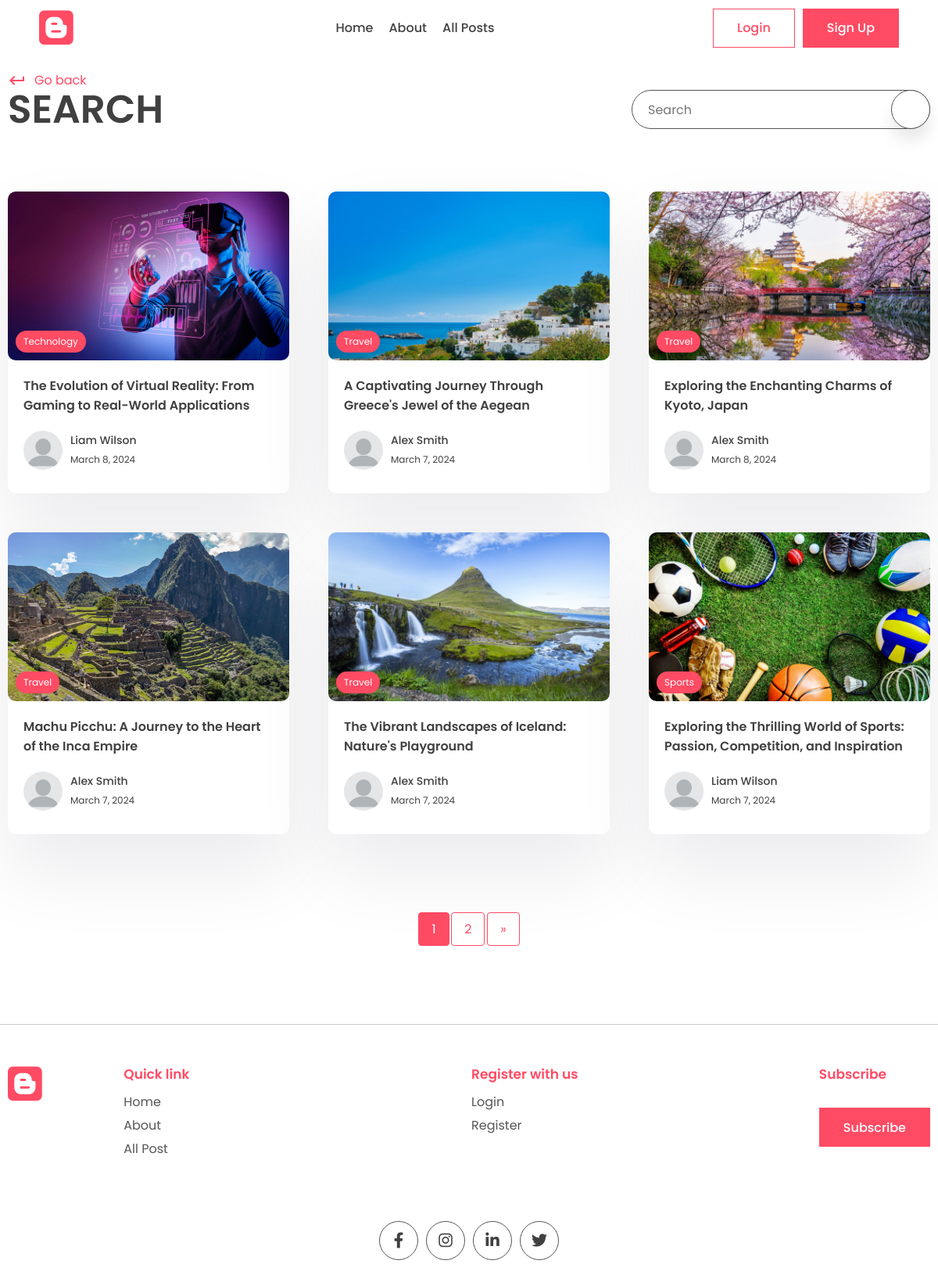
The app's page /search/ with its own data.
### posts/models.py (models this page shows, shortened)
class Post(models.Model):
    title = models.CharField(max_length=200)
    content = models.TextField()
    last_updated = models.DateTimeField(auto_now=True)
    slug = models.SlugField(max_length=200, unique=True)
    image = models.ImageField(null=True, blank=True, upload_to="images/")
    tags = models.ManyToManyField(Tag, blank=True, related_name='post')
    view_count = models.IntegerField(null=True, blank=True)
    is_featured = models.BooleanField(default=False)
    author = models.ForeignKey(User, on_delete=models.CASCADE, null=True, blank=True)
    bookmarks = models.ManyToManyField(User, related_name="bookmarks", default=None, blank=True)
    likes = models.ManyToManyField(User, related_name="likes", default=None, blank=True)

class Tag(models.Model):
    name = models.CharField(max_length=100)
    description = models.CharField(max_length=100)
    slug = models.SlugField(max_length=200, unique=True)

### accounts/models.py (models this page shows, shortened)
class Profile(models.Model):
    user = models.OneToOneField(User, on_delete=models.CASCADE)
    profile_image = models.ImageField(null=True, blank=True, upload_to="images/")
    slug = models.SlugField(max_length=200, unique=True)
    bio = models.CharField(null=True, blank=True, max_length=200)
    def full_name(self):
        return f'{self.user.first_name} {self.user.last_name}'

### blogapp/views.py (the view)
# urls.py: path('search/', views.search_posts, name='search'),
def search_posts(request):
    search_query = request.GET.get('q', '')
    post_list = Post.objects.filter(
            Q(title__icontains=search_query) |
            Q(content__icontains=search_query)
        )
    paginator = Paginator(post_list, 6)
    page = request.GET.get('page')
    try:
        posts = paginator.page(page)
    except PageNotAnInteger:
        posts = paginator.page(1)
    except EmptyPage:
        posts = paginator.page(paginator.num_pages)
    context = {
        'posts': posts,
        'search_query': search_query
    }
    return render(request, 'posts/search.html', context)

### posts/templates/posts/search.html (shortened to what this page needs)
{% extends "base.html" %}
{% load static %}
{% block content %}
    <main>
      <div class="container">
        <div class="page-top">
          <div class="top flex">
            <div class="page-name">
              <a href="#" class="learn" onclick="window.history.back()">
                <span class="material-icons"> keyboard_return </span> Go back
              </a>
              <h1>Search</h1>
            </div>
            <form class="search-bar s-active" method="GET">
              <input type="text" placeholder="Search" name="q" value="{{search_query}}"/>
              <button type="submit" class="animated-search">
              </button>
            </form>
          </div>
        </div>
      </div>
    </main>
    <section class="sp">
      <div class="container">
        <div class="grid">
          {% for post in posts %}
          <a href="{% url "post_page" post.slug %}">
            <div class="card">
              <div class="post-img">
                <img src="{{post.image.url}}" alt="" />
                {% if post.tags.all %}
                <div class="tag">{{ post.tags.all.0.name }}</div>
                {% endif %}
              </div>
              <div class="card-content">
                <h3>{{ post.title }}</h3>
                <div class="author">
                  <div class="profile-pic">
                    {% if post.author.profile.profile_image %}
                    <img src="{{post.author.profile.profile_image.url}}" alt="" />
                    {% else %}
                    <img src="{% static "images/blank-profile.webp" %}" alt="blank Image">
                    {% endif %}
                  </div>
                  <div class="details">
                    <p>{{ post.author.profile.full_name }}</p>
                    <small>{{ post.last_updated|date }}</small>
                  </div>
                </div>
              </div>
            </div>
          </a>
          {% endfor %}
        </div>
      </div>
    </section>
    <div class="container">
      <div class="pagination">
        <span class="current">{{ posts.number }}</span>
        {% if posts.has_next %}
          <a href="?page={{ posts.next_page_number }}">{{ posts.next_page_number }}</a>
          <a href="?page={{ posts.paginator.num_pages }}">&raquo;</a>
        {% endif %}
      </div>
    </div>
{% endblock content %}

### static/style.css (style rules this page uses)
* { margin: 0; padding: 0; box-sizing: border-box; text-decoration: none; border: none; outline: none; list-style: none; font-family: "Poppins", sans-serif; color: var(--black); }
:root { --red: #ff4b64; --dark-red: #dd4455; --black: #404040; --des: #555555; --shadow: #ffffff1a 0px 1px 1px 0px inset, #32325d40 0px 50px 100px -20px, #0000004d 0px 30px 60px -30px; --shadow2: rgba(17, 12, 46, 0.084) 0px 48px 100px 0px; }
html { font-size: 62.5%; }
[class*="grid"] { display: grid; }
img { width: 100%; }
.container { max-width: 1220px; margin: auto; padding: 0 10px; }
p, a { font-size: 1.6rem; color: var(--des); }
input, textarea { font-size: 1.6rem; color: var(--black); }
.search-bar, .animated-search { width: 5rem; aspect-ratio: 1/1; border: 1px solid var(--des); border-radius: 50%; display: flex; align-items: center; justify-content: center; background: white; box-shadow: 0 15px 20px #00000018; cursor: pointer; margin-top: 10rem; z-index: 2; }
.search-bar input { display: none; }
.search-bar { box-shadow: unset; border: none; }
.search-bar .animated-search { margin-top: 0; }
.s-active { width: fit-content; border-radius: 5rem; height: 5rem; aspect-ratio: unset; position: relative; padding: 0 6rem; padding-left: 2rem; border: 1px solid var(--des); }
.s-active input { width: 30rem; font-style: 1.6rem; height: calc(100% - 2px); display: block; }
.s-active .animated-search { position: absolute !important; top: 50%; transform: translateY(-50%); right: -1px; }
.sp { padding: 8rem 0; }
.post-img { height: 40rem; width: 100%; overflow: hidden; border-radius: 1rem; }
.post-img img { height: 100%; object-fit: cover; object-position: center; }
.learn { display: flex; align-items: center; gap: 1rem; color: var(--red); margin-top: 2rem; }
.learn span { color: #ff4b64; }
.card { background: white; box-shadow: var(--shadow2); border-radius: 1rem; cursor: pointer; transition: 0.3s; }
.post-img { position: relative; }
.tag { position: absolute; bottom: 1rem; left: 1rem; background: var(--red); color: white; border-radius: 5rem; padding: 0.5rem 1rem; font-size: 1.2rem; }
.card-content { padding: 2rem; padding-bottom: 3rem; }
.card h3 { font-size: 1.6rem; font-weight: 600; }
.card .post-img { width: 100%; height: unset; aspect-ratio: 1/0.6; }
.author { display: flex; align-items: center; gap: 1rem; margin-top: 2rem; }
.profile-pic { width: 5rem; aspect-ratio: 1/1; border-radius: 50%; overflow: hidden; }
.author p { color: var(--black); font-weight: 500; font-size: 1.4rem; }
.author small { color: var(--black); font-size: 1.2rem; }
.page-name h1 { font-size: 5rem; text-transform: uppercase; font-weight: 600; line-height: 5rem; }
.flex { display: flex; align-items: flex-end; justify-content: space-between; }
.flex .search-bar { margin-top: 0; }
.grid { grid-template-columns: repeat(3, 1fr); gap: 5rem; }
.pagination { margin-top: 20px; text-align: center; }
.pagination a { color: var(--red); display: inline-block; padding: 8px 16px; text-decoration: none; transition: background-color 0.3s; border: 1px solid var(--red); border-radius: 4px; }
.pagination .current { display: inline-block; padding: 8px 16px; font-size: 16px; background-color: var(--red); color: white; border: 1px solid var(--red); border-radius: 4px; }

### records on screen
Post: image (picture), tags.all.0.name "Technology", title "The Evolution of Virtual Reality: From Gaming to Real-World Applications", author.profile.full_name "Liam Wilson", last_updated "March 8, 2024"
Post: image (picture), tags.all.0.name "Travel", title "A Captivating Journey Through Greece's Jewel of the Aegean", author.profile.full_name "Alex Smith", last_updated "March 7, 2024"
Post: image (picture), tags.all.0.name "Travel", title "Exploring the Enchanting Charms of Kyoto, Japan", author.profile.full_name "Alex Smith", last_updated "March 8, 2024"
Post: image (picture), tags.all.0.name "Travel", title "Machu Picchu: A Journey to the Heart of the Inca Empire", author.profile.full_name "Alex Smith", last_updated "March 7, 2024"
Post: image (picture), tags.all.0.name "Travel", title "The Vibrant Landscapes of Iceland: Nature's Playground", author.profile.full_name "Alex Smith", last_updated "March 7, 2024"
Post: image (picture), tags.all.0.name "Sports", title "Exploring the Thrilling World of Sports: Passion, Competition, and Inspiration", author.profile.full_name "Liam Wilson", last_updated "March 7, 2024"

### other values on screen
{{ posts.number }} "1"
{{ posts.next_page_number }} "2"
